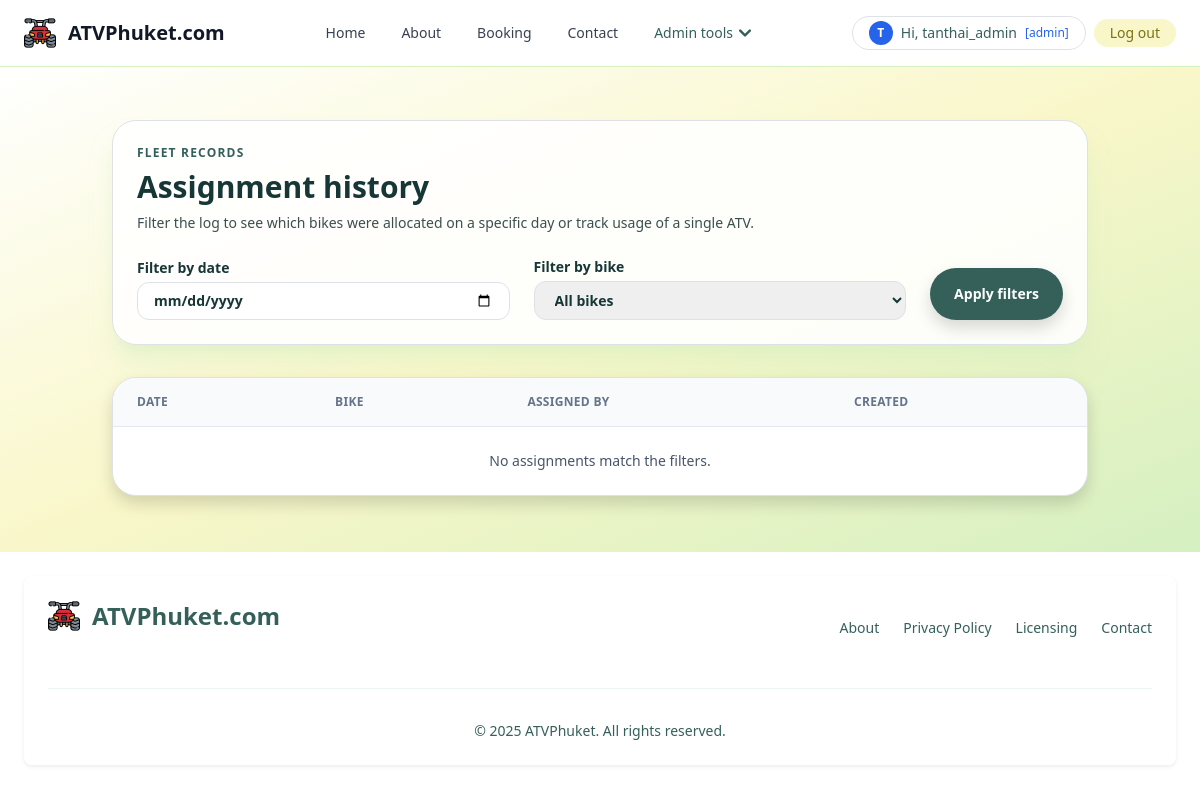
The app's page /fleet/history/ (signed in), older data.
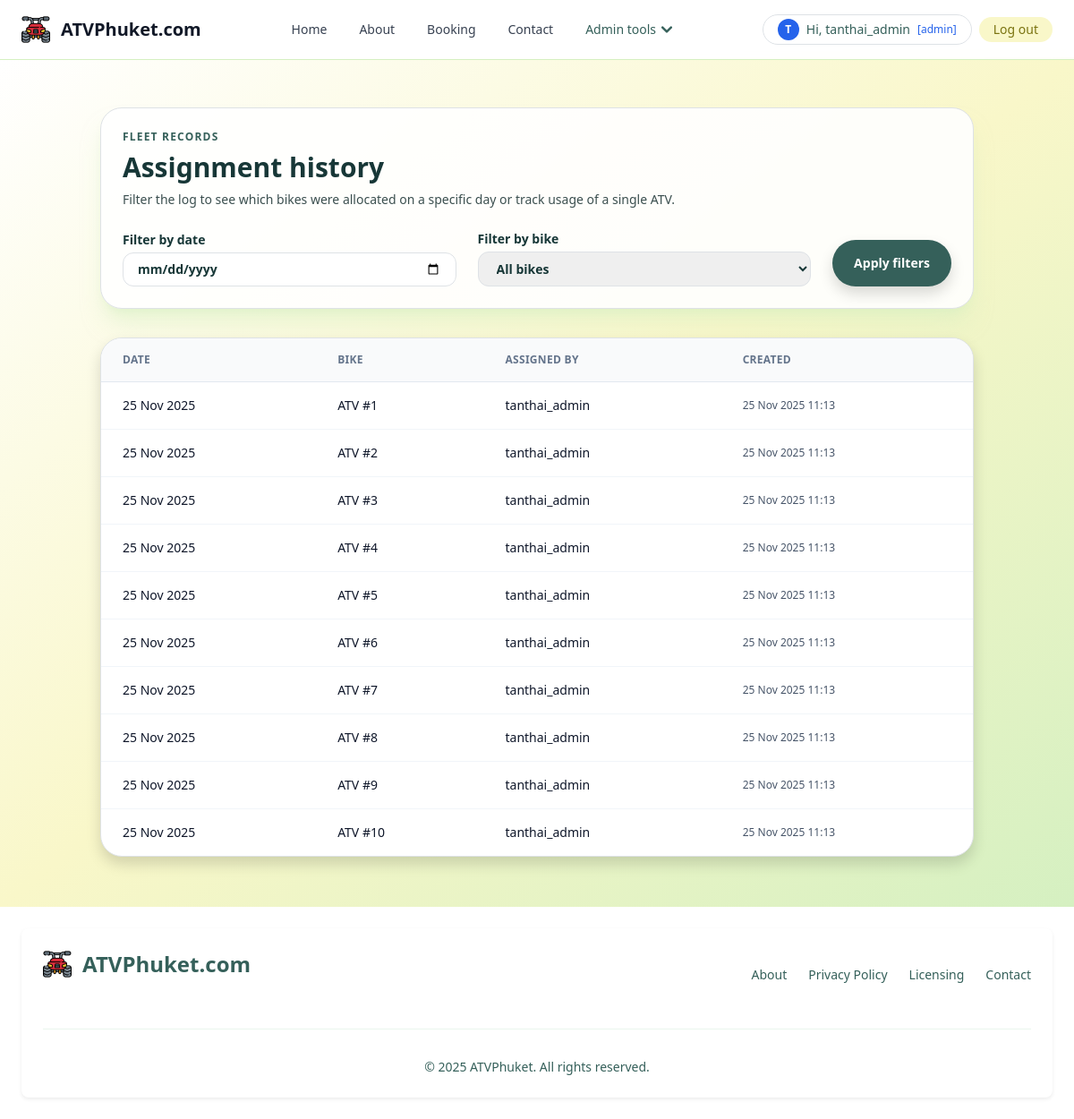
The same page, newer data.
### myapp/models.py (models this page shows, shortened)
class BikeAssignment(models.Model):
    bike = models.ForeignKey(Bike, on_delete=models.CASCADE, related_name="assignments")
    date = models.DateField()
    note = models.CharField(max_length=200, blank=True)
    assigned_by = models.ForeignKey(User, on_delete=models.CASCADE, related_name="bike_assignments")
    created_at = models.DateTimeField(auto_now_add=True)
    updated_at = models.DateTimeField(auto_now=True)
    class Meta:
        unique_together = ("bike", "date")
        ordering = ["-date", "bike__number"]

class Bike(models.Model):
    number = models.PositiveIntegerField(unique=True)
    nickname = models.CharField(max_length=80, blank=True)
    class Meta:
        ordering = ["number"]

### myapp/views.py (the view)
# urls.py: path('fleet/history/', views.bike_usage_history, name='bike-usage-history'),
@login_required
def bike_usage_history(request: HttpRequest) -> HttpResponse:
    if not (request.user.is_staff or request.user.is_superuser):
        return HttpResponseForbidden("Staff access only")
    bikes = list(Bike.objects.order_by("number"))
    filter_date_value = request.GET.get("filter_date")
    filter_bike_value = request.GET.get("filter_bike")
    assignment_log = (
        BikeAssignment.objects.select_related("bike", "assigned_by")
        .order_by("-date", "bike__number")
    )
    if filter_date_value:
        try:
            date_filter = datetime.strptime(filter_date_value, "%Y-%m-%d").date()
            assignment_log = assignment_log.filter(date=date_filter)
        except ValueError:
            filter_date_value = None
    if filter_bike_value:
        try:
            assignment_log = assignment_log.filter(bike_id=int(filter_bike_value))
        except ValueError:
            filter_bike_value = None
    assignment_log = assignment_log[:200]
    context = {
        "bikes": bikes,
        "filter_date_value": filter_date_value,
        "filter_bike_value": filter_bike_value or "",
        "assignment_log": assignment_log,
    }
    return render(request, "myapp/bike_usage_history.html", context)

### myapp/template/myapp/bike_usage_history.html (shortened to what this page needs)
{% extends 'myapp/base.html' %}
{% load static %}
{% block content %}
<script src="https://cdn.tailwindcss.com"></script>
<section class="bg-gradient-to-br from-white via-[#F9F7C9] to-[#D5F0C1]">
  <div class="mx-auto max-w-5xl px-4 py-14 sm:px-6 lg:px-8">
    <div class="rounded-3xl border border-[#D5F0C1] bg-white/90 p-6 shadow-xl shadow-[#D5F0C1]/50">
      <div class="flex flex-col gap-2">
        <p class="text-xs font-semibold uppercase tracking-widest text-[#35605A]">fleet records</p>
        <h1 class="text-3xl font-bold text-[#173737]">Assignment history</h1>
        <p class="text-sm text-[#3B4F4F]">Filter the log to see which bikes were allocated on a specific day or track usage of a single ATV.</p>
      </div>
      <form method="get" class="mt-6 grid gap-4 lg:grid-cols-[1fr_1fr_auto] lg:items-end">
        <label class="text-sm font-semibold text-[#173737]">
          Filter by date
          <input type="date" name="filter_date" value="{{ filter_date_value }}" class="mt-1 w-full rounded-xl border border-[#D5F0C1] px-3 py-2 focus:border-[#80BCBD] focus:outline-none focus:ring-2 focus:ring-[#80BCBD]">
        </label>
        <label class="text-sm font-semibold text-[#173737]">
          Filter by bike
          <select name="filter_bike" class="mt-1 w-full rounded-xl border border-[#D5F0C1] px-3 py-2 focus:border-[#80BCBD] focus:outline-none focus:ring-2 focus:ring-[#80BCBD]">
            <option value="">All bikes</option>
          </select>
        </label>
        <button type="submit" class="rounded-full bg-[#35605A] px-6 py-3 text-sm font-semibold text-white shadow hover:bg-[#2b4d48]">Apply filters</button>
      </form>
    </div>
    <div class="mt-8 overflow-hidden rounded-3xl border border-[#E2E8F0] bg-white shadow">
      <table class="min-w-full divide-y divide-[#E2E8F0] text-sm">
        <thead class="bg-[#F9FAFB] text-left text-xs font-semibold uppercase tracking-wide text-[#64748B]">
          <tr>
            <th class="px-4 py-3">Date</th>
            <th class="px-4 py-3">Bike</th>
            <th class="px-4 py-3">Assigned by</th>
            <th class="px-4 py-3">Created</th>
          </tr>
        </thead>
        <tbody class="divide-y divide-[#F1F5F9] text-[#0f172a]">
          {% for assignment in assignment_log %}
          <tr>
            <td class="px-4 py-3 font-medium">{{ assignment.date|date:"d M Y" }}</td>
            <td class="px-4 py-3">ATV #{{ assignment.bike.number }}</td>
            <td class="px-4 py-3">{{ assignment.assigned_by.get_full_name|default:assignment.assigned_by.username }}</td>
            <td class="px-4 py-3 text-xs text-[#475569]">{{ assignment.created_at|date:"d M Y H:i" }}</td>
          </tr>
          {% empty %}
          <tr>
            <td colspan="4" class="px-4 py-6 text-center text-sm text-[#475569]">No assignments match the filters.</td>
          </tr>
          {% endfor %}
        </tbody>
      </table>
    </div>
  </div>
</section>
{% endblock content %}

Row changes from the older to the newer data that the page shows:
added BikeAssignment: date "25 Nov 2025", bike.number "1", assigned_by.get_full_name "tanthai_admin", created_at "25 Nov 2025 11:13"
added BikeAssignment: date "25 Nov 2025", bike.number "2", assigned_by.get_full_name "tanthai_admin", created_at "25 Nov 2025 11:13"
added BikeAssignment: date "25 Nov 2025", bike.number "3", assigned_by.get_full_name "tanthai_admin", created_at "25 Nov 2025 11:13"
added BikeAssignment: date "25 Nov 2025", bike.number "4", assigned_by.get_full_name "tanthai_admin", created_at "25 Nov 2025 11:13"
added BikeAssignment: date "25 Nov 2025", bike.number "5", assigned_by.get_full_name "tanthai_admin", created_at "25 Nov 2025 11:13"
added BikeAssignment: date "25 Nov 2025", bike.number "6", assigned_by.get_full_name "tanthai_admin", created_at "25 Nov 2025 11:13"
added BikeAssignment: date "25 Nov 2025", bike.number "7", assigned_by.get_full_name "tanthai_admin", created_at "25 Nov 2025 11:13"
added BikeAssignment: date "25 Nov 2025", bike.number "8", assigned_by.get_full_name "tanthai_admin", created_at "25 Nov 2025 11:13"
added BikeAssignment: date "25 Nov 2025", bike.number "9", assigned_by.get_full_name "tanthai_admin", created_at "25 Nov 2025 11:13"
added BikeAssignment: date "25 Nov 2025", bike.number "10", assigned_by.get_full_name "tanthai_admin", created_at "25 Nov 2025 11:13"
Text that changed along with them:
text no longer shown: "No assignments match the filters."
